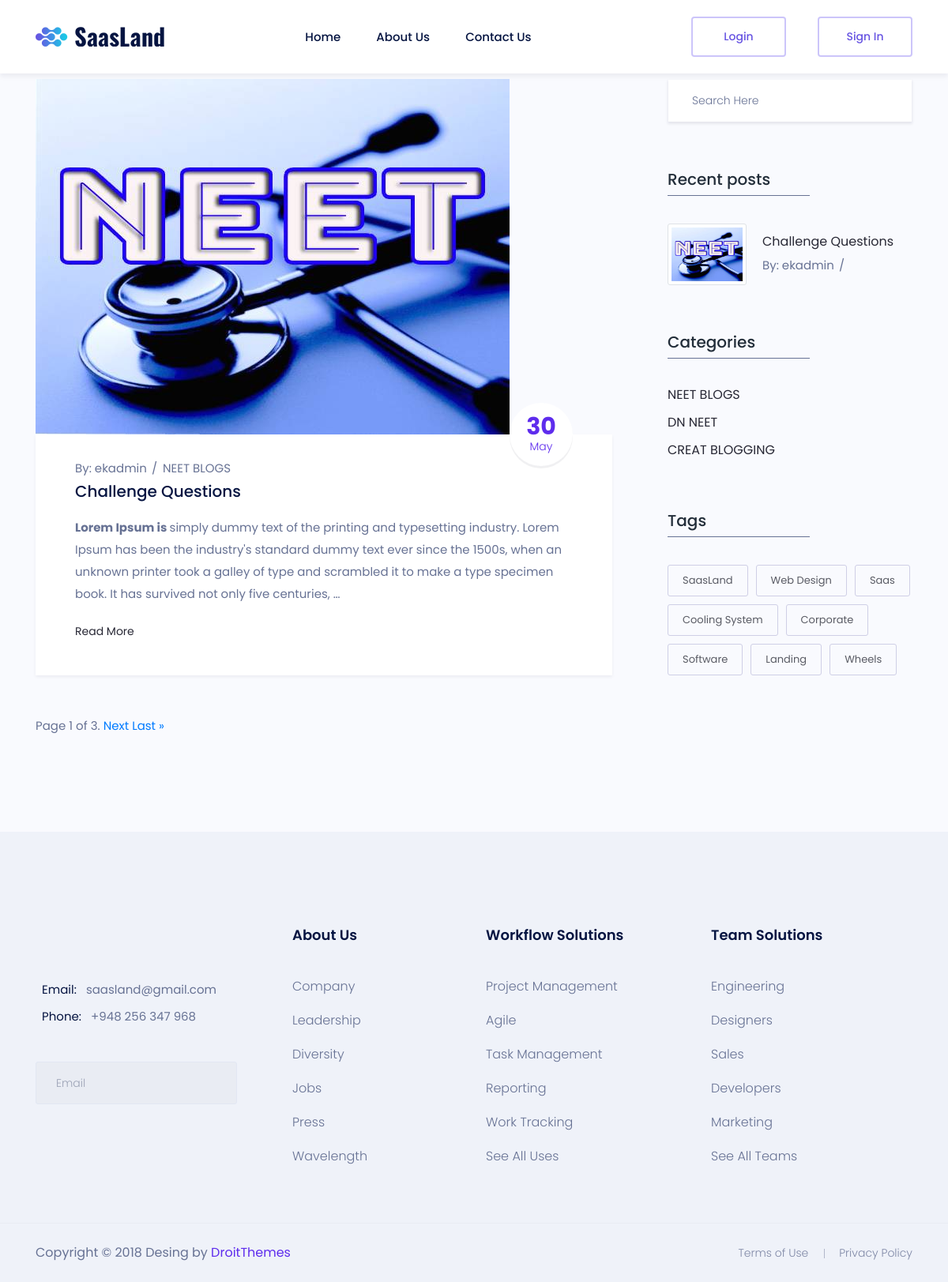
The page / on the database its author committed.
### blog/models.py (models this page shows, shortened)
class Post(models.Model):
    category = models.ForeignKey(Category, on_delete=models.CASCADE, related_name='categories')
    user = models.ForeignKey(User, on_delete=models.CASCADE, related_name='users')
    title = models.CharField(max_length=255)
    thumbnail = models.ImageField(upload_to='post/thumbnail')
    description = RichTextField(blank = True)
    tags = models.CharField(max_length=255)
    posted_at = models.DateField(default=datetime.now)
    is_published = models.BooleanField(default=False)
    class Meta:
        verbose_name = ("Post")
        verbose_name_plural = ("Posts")

class Category(models.Model):
    name = models.CharField(max_length=255, default='Unknown')
    created = models.DateTimeField(default=datetime.now)
    def __str__(self):
        return self.name
    class Meta:
        verbose_name = 'Category'
        verbose_name_plural = 'Categories'

### blog/views.py (the view)
# urls.py: path('', blog, name = 'blog'),
def blog(request):
    posts = Post.objects.filter(is_published=True).order_by('posted_at')
    categories = Category.objects.all()
    posts = Paginator(posts, 1)
    page = request.GET.get('page')
    posts = posts.get_page(page)
    context = {
        'posts' : posts,
        'categories' : categories,
    }
    return render(request,'blog/blog.html',context)

### templates/blog/blog.html (shortened to what this page needs)
{% extends 'base.html'%}
{% load static%}
    {% block content %}
        <section class="blog_area sec_pad ">
            <div class="container">
                <div class="row">
                    <div class="col-lg-8">
                        {% for post in posts %}
                        <div class="blog_list_item mb_50">
                            <img class="img-fluid" src="{{post.thumbnail.url}}" alt="">
                            <div class="blog_content">
                                <div class="post_date">
                                    <h2>{{post.posted_at|date:'d'}}<span>{{post.posted_at|date:'F'}}</span></h2>
                                </div>
                                <div class="entry_post_info">
                                    By: <a href="#">{{post.user}}</a>
                                    <a href="#">{{post.category}}</a>
                                </div>
                                <a href="/post/{{post.title}}">
                                    <h5 class="f_p f_size_20 f_500 t_color mb_20">{{post.title}}</h5>
                                </a>
                                <p class="f_400 mb_20">{{post.description|safe|truncatewords:"50"|linebreaks}}</p>
                                <a href="/post/{{post.title}}" class="learn_btn_two">Read More <i class="ti-arrow-right"></i></a>
                            </div>
                        </div>
                        {% endfor %}
                        <div class="pagination">
                            <span class="step-links">
                                <span class="current">
                                    Page {{ posts.number }} of {{ posts.paginator.num_pages }}.
                                </span>
                                {% if posts.has_next %}
                                    <a href="?page={{ posts.next_page_number }}">Next</a>
                                    <a href="?page={{ posts.paginator.num_pages }}">Last &raquo;</a>
                                {% endif %}
                            </span>
                        </div>
                    </div>
                    <div class="col-lg-4">
                        <div class="blog-sidebar">
                            <div class="widget sidebar_widget widget_search">
                                <form action="{% url 'search' %}" class="search-form input-group" method = 'get'>
                                    <input type="search" class="form-control widget_input" name = 'keyword' placeholder="Search Here">
                                    <button type="submit"><i class="ti-search"></i></button>
                                </form>
                            </div>
                            <div class="widget sidebar_widget widget_recent_post mt_60">
                                <div class="widget_title">
                                    <h3 class="f_p f_size_20 t_color3">Recent posts</h3>
                                    <div class="border_bottom"></div>
                                </div>
                                {% for post in posts %}
                                <div class="media post_item">
                                    <a href = "/post/{{post.title}}">
                                        <img src="{{post.thumbnail.url}}" class = "img-thumbnail" height = "50px" width = "100px" alt="">
                                    </a>
                                    <div class="media-body">
                                        <a href="/post/{{post.title}}">
                                            <h3 class="f_size_16 f_p f_400">{{post.title}}</h3>
                                        </a>
                                        <div class="entry_post_info">
                                            By: <a href="#">{{post.user}}</a>
                                            <a href="#">{{post.poste_at}}</a>
                                        </div>
                                    </div>
                                </div>
                                {% endfor %}
                            </div>
                            <div class="widget sidebar_widget widget_categorie mt_60">
                                <div class="widget_title">
                                    <h3 class="f_p f_size_20 t_color3">Categories</h3>
                                    <div class="border_bottom"></div>
                                </div>
                                <ul class="list-unstyled">
                                    {% for category in categories %}
                                        <li> <a href="/category/{{category.name}}/"><span>{{category.name}}</span><em></em></a> </li>
                                    {% endfor %}
                                </ul>
                            </div>
                            <div class="widget sidebar_widget widget_tag_cloud mt_60">
                                <div class="widget_title">
                                    <h3 class="f_p f_size_20 t_color3">Tags</h3>
                                    <div class="border_bottom"></div>
                                </div>
                                <div class="post-tags">
                                    <a href="http://droitthemes.com/html/saasland/blog-list.html#">SaasLand</a>
                                    <a href="http://droitthemes.com/html/saasland/blog-list.html#">Web Design</a>
                                    <a href="http://droitthemes.com/html/saasland/blog-list.html#">Saas</a>
                                    <a href="http://droitthemes.com/html/saasland/blog-list.html#">Cooling System</a>
                                    <a href="http://droitthemes.com/html/saasland/blog-list.html#">Corporate</a>
                                    <a href="http://droitthemes.com/html/saasland/blog-list.html#">Software</a>
                                    <a href="http://droitthemes.com/html/saasland/blog-list.html#">Landing</a>
                                    <a href="http://droitthemes.com/html/saasland/blog-list.html#">Wheels</a>
                                </div>
                            </div>
                        </div>
                    </div>
                </div>
            </div>
        </section>
    {% endblock content %}

### rows shown on the page
Post: thumbnail (picture), posted_at "30", posted_at "May", user "ekadmin", category "NEET BLOGS", title "Challenge Questions", description "Lorem Ipsum is simply dummy text of the printing and typesetting industry. Lorem Ipsum has been the industry's standard dummy text ever since the 1500s, when an unknown printer took a galley of type and scrambled it to make a type specimen book. It has survived not only five centuries, …"
Category: name "NEET BLOGS"
Category: name "DN NEET"
Category: name "CREAT BLOGGING"

### other values the page prints
{{ posts.number }} "1"
{{ posts.paginator.num_pages }} "3"
